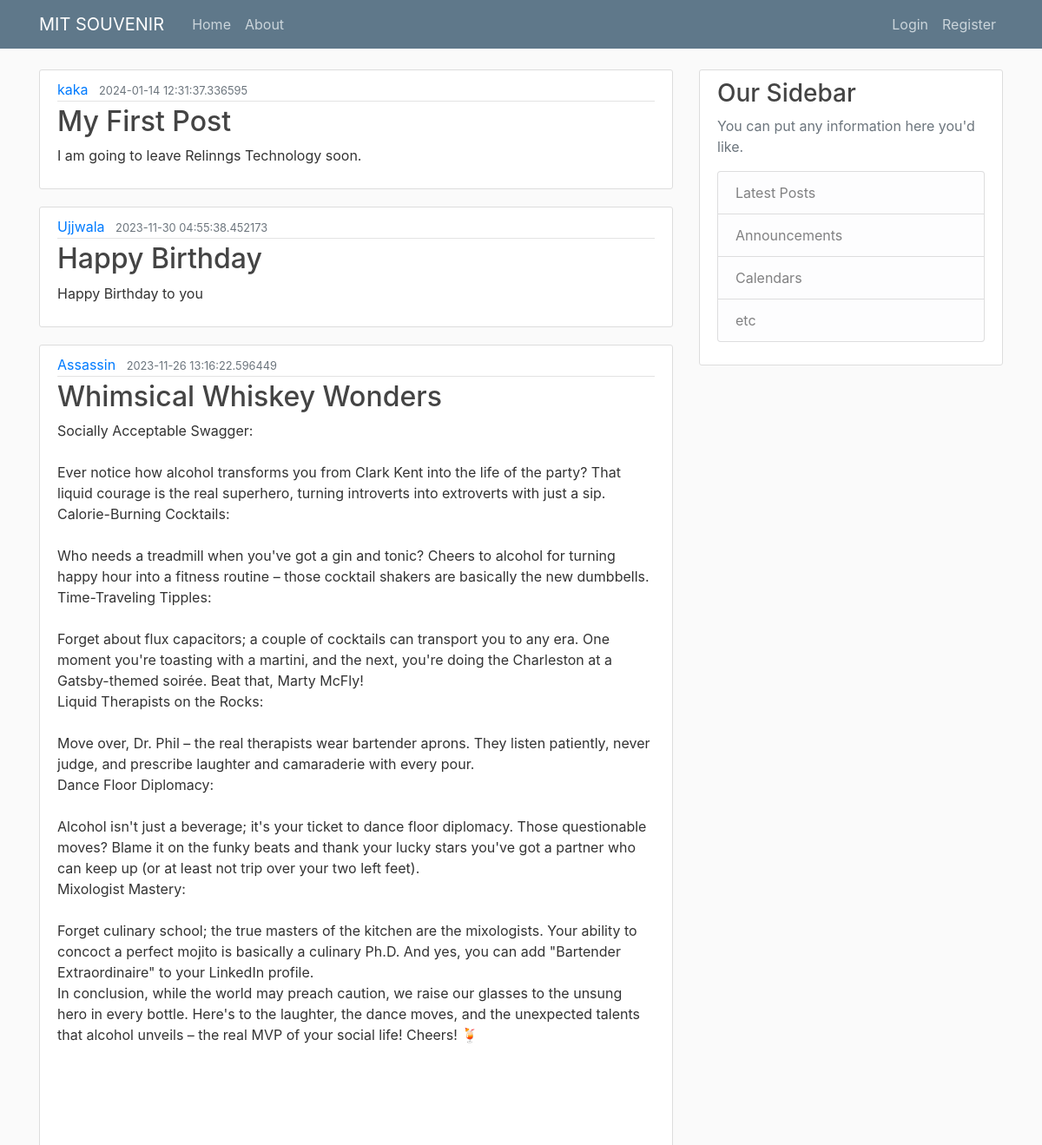
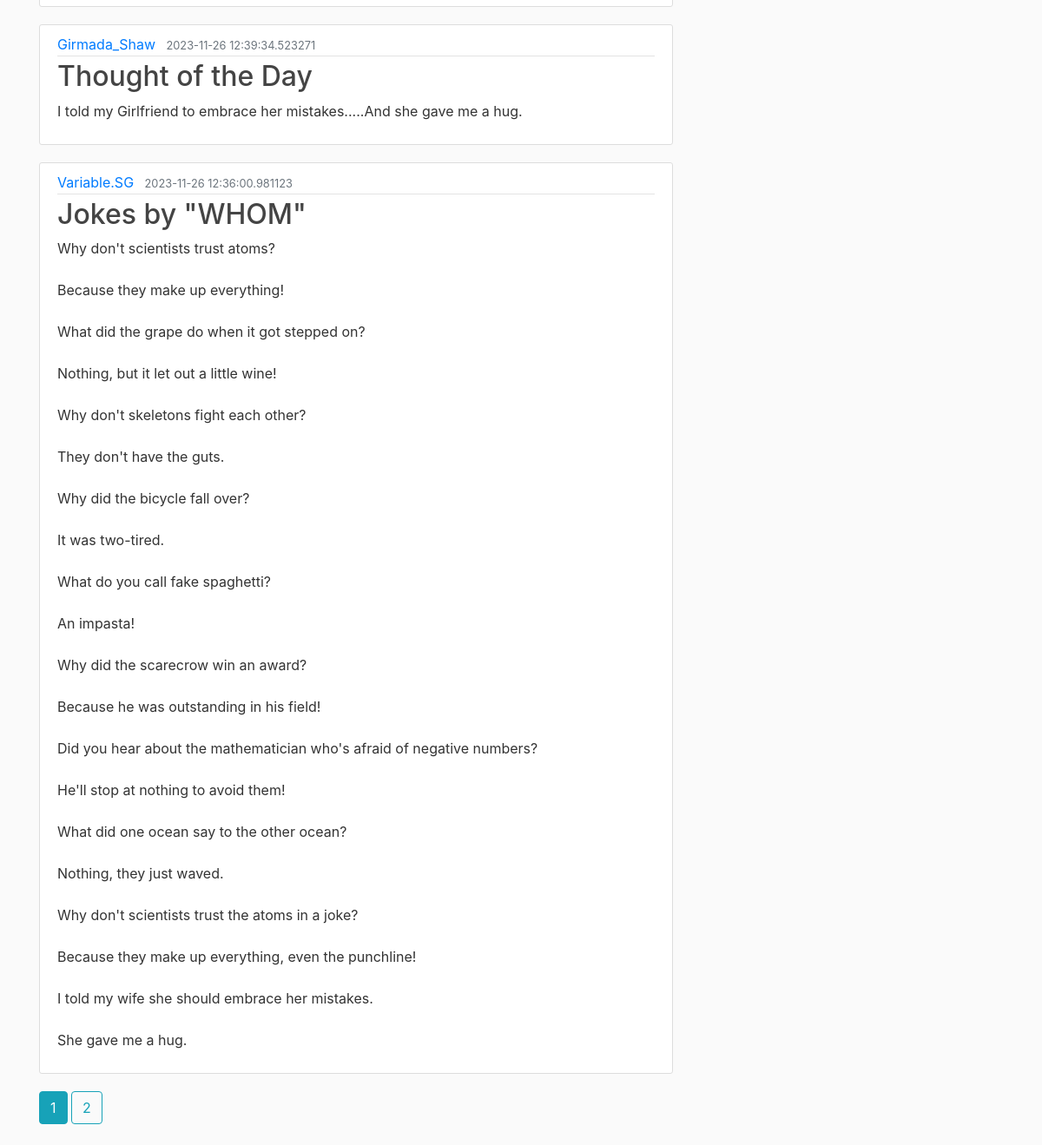
The page /home on the database its author committed (2 pictures, top to bottom).
### app/models.py (models this page shows, shortened)
class Post(db.Model):
    id = db.Column(db.Integer, primary_key=True)
    title = db.Column(db.String(100), nullable=False)
    date_posted = db.Column(db.DateTime , nullable=False, default=datetime.utcnow)
    content = db.Column(db.Text, nullable=False)
    user_id = db.Column(db.Integer, db.ForeignKey('user.id'), nullable=False)

class User(db.Model, UserMixin):
    id = db.Column(db.Integer, primary_key=True)
    username = db.Column(db.String(20), unique=True, nullable=False)
    email = db.Column(db.String(120), unique=True, nullable=False)
    image_file = db.Column(db.String(20), nullable=False, default='default.jpg')
    password = db.Column(db.String(60), nullable=False)
    posts = db.relationship('Post', backref='author', lazy=True)
    def __repr__(self):
        return f"User('{self.username}', '{self.email}', '{self.image_file}')"

### app/routes.py (the view)
@app.route("/")
@app.route("/home")
def home():
    page = request.args.get('page', 1, type=int)
    posts = Post.query.order_by(Post.date_posted.desc()).paginate(page=page, per_page=5 )
    return render_template('home.html', posts=posts)

### app/templates/home.html
{% extends "layout.html" %}
{% block content %}
    {% for post in posts.items %}
    <article class="media content-section">
        <div class="media-body">
          <div class="article-metadata">
            <a class="mr-2" href="{{ url_for('user_posts' , username=post.author.username) }} ">{{ post.author.username  }}</a>
            <small class="text-muted">{{ post.date_posted }}</small>
          </div>
          <h2><a class="article-title" href="#">{{ post.title }}</a></h2>
          <p class="article-content">{{ post.content }}</p>
        </div>
    </article>
    {% endfor %}
    {% for page_num in posts.iter_pages( left_edge=1 , right_edge=1 , left_current=1 , right_current=2) %}
      {% if page_num %}
        {% if posts.page == page_num %}
          <a class="btn btn-info mb-4" href="{{ url_for('home' , page=page_num) }}" > {{ page_num }}</a>
          {% else %}
            <a class="btn btn-outline-info mb-4" href="{{ url_for('home' , page=page_num) }}" > {{ page_num }}</a>
        {% endif %}
          {% else %}
            ...
      {% endif %}
    {% endfor %}
{% endblock content %}

### app/templates/layout.html (shortened to what this page needs)
<!DOCTYPE html>
<html lang="en">
<head>
  <link rel="stylesheet" href="https://cdn.jsdelivr.net/npm/bootstrap@4.1.3/dist/css/bootstrap.min.css">
  <link rel="stylesheet" type="text/css" href="{{ url_for( 'static' , filename='main.css') }}">
</head>
<body>
    <header class="site-header">
        <nav class="navbar navbar-expand-md navbar-dark bg-steel fixed-top">
          <div class="container">
            <a class="navbar-brand mr-4" href="#abc">MIT SOUVENIR</a>
            <div class="collapse navbar-collapse" id="navbarToggle">
              <div class="navbar-nav mr-auto">
                <a class="nav-item nav-link" href="{{ url_for('home')}}">Home</a>
                <a class="nav-item nav-link" href="{{ url_for('about')}}">About</a>
              </div>
              <div class="navbar-nav">
                {% if current_user.is_authenticated %}
                  <a class="nav-item nav-link" href="{{ url_for('new_post')}}">New Post</a>
                  <a class="nav-item nav-link" href="{{ url_for('account')}}">Account</a>
                  <a class="nav-item nav-link" href="{{ url_for('logout')}}">Logout</a>
                {% else %}
                  <a class="nav-item nav-link" href="{{ url_for('login')}}">Login</a>
                  <a class="nav-item nav-link" href="{{ url_for('register')}}">Register</a>
                {% endif %}
              </div>
            </div>
          </div>
        </nav>
    </header>
    <main role="main" class="container">
        <div class="row">
          <div class="col-md-8">
            {% block content %}{% endblock %}
          </div>
          <div class="col-md-4">
            <div class="content-section" >
              <h3>Our Sidebar</h3>
              <p class='text-muted'>You can put any information here you'd like.
                <ul class="list-group">
                  <li class="list-group-item list-group-item-light">Latest Posts</li>
                  <li class="list-group-item list-group-item-light">Announcements</li>
                  <li class="list-group-item list-group-item-light">Calendars</li>
                  <li class="list-group-item list-group-item-light">etc</li>
                </ul>
              </p>
            </div>
          </div>
        </div>
      </main>
    </body>
</html>

### app/static/main.css (style rules this page uses)
body { background: #fafafa; color: #333333; margin-top: 5rem; }
h1, h2, h3, h4, h5, h6 { color: #444444; }
.bg-steel { background-color: #5f788a; }
.site-header .navbar-nav .nav-link { color: #cbd5db; }
.content-section { background: #ffffff; padding: 10px 20px; border: 1px solid #dddddd; border-radius: 3px; margin-bottom: 20px; }
.article-title { color: #444444; }
.article-content { white-space: pre-line; }
.article-metadata { padding-bottom: 1px; margin-bottom: 4px; border-bottom: 1px solid #e3e3e3 }

### rows shown on the page
Post: author.username "kaka", date_posted "2024-01-14 12:31:37.336595", title "My First Post", content "I am going to leave Relinngs Technology soon."
Post: author.username "Ujjwala", date_posted "2023-11-30 04:55:38.452173", title "Happy Birthday", content "Happy Birthday to you"
Post: author.username "Assassin", date_posted "2023-11-26 13:16:22.596449", title "Whimsical Whiskey Wonders", content "Socially Acceptable Swagger: Ever notice how alcohol transforms you from Clark Kent into the life of the party? That liquid courage is the real superhero, turning introverts into extroverts with just a sip. Calorie-Burning Cocktails: Who needs a treadmill when you've got a gin and tonic? Cheers to alcohol for turning happy hour into a fitness routine – those cocktail shakers are basically the new dumbbells. Time-Traveling Tipples: Forget about flux capacitors; a couple of cocktails can transport you to any era. One moment you're toasting with a martini, and the next, you're doing the Charleston at a Gatsby-themed soirée. Beat that, Marty McFly! Liquid Therapists on the Rocks: Move over, Dr.…"
Post: author.username "Girmada_Shaw", date_posted "2023-11-26 12:39:34.523271", title "Thought of the Day", content "I told my Girlfriend to embrace her mistakes.....And she gave me a hug."
Post: author.username "Variable.SG", date_posted "2023-11-26 12:36:00.981123", title "Jokes by \"WHOM\"", content "Why don't scientists trust atoms? Because they make up everything! What did the grape do when it got stepped on? Nothing, but it let out a little wine! Why don't skeletons fight each other? They don't have the guts. Why did the bicycle fall over? It was two-tired. What do you call fake spaghetti? An impasta! Why did the scarecrow win an award? Because he was outstanding in his field! Did you hear about the mathematician who's afraid of negative numbers? He'll stop at nothing to avoid them! What did one ocean say to the other ocean? Nothing, they just waved. Why don't scientists trust the atoms in a joke? Because they make up everything, even the punchline! I told my wife she should embrace…"

### other values the page prints
{{ page_num }} "1"
{{ page_num }} "2"
